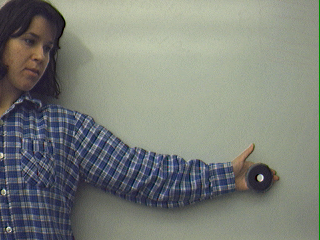
#> input picture Lab 1.2/armD32im1/1.png, 320 x 240 px, given in place of %d.png, which was not available
$ python Tracker_Pyramid.py
#> lines starting #> are read from the running program, lines starting #| are printed output that depends on the picture; pictures that were not available may be replaced by others from this repository, and a replacement may not be noted
from matplotlib.image import BboxImage
import cv2
import numpy as np
from time import sleep
import matplotlib.pyplot as plt
from math import ceil, floor

data_loc = "./data/0_Easy/"
data_suffix = "box"

# cam = cv2.VideoCapture(data_loc + f"{data_suffix}/frame%05d.jpg")
cam = cv2.VideoCapture("armD32im1/%d.png")
# cam = cv2.VideoCapture("Flowers/%d.png")
# cam = cv2.VideoCapture("./data/0_Easy/book3/frame%05d.jpg")

# cam = cv2.VideoCapture(0)
cv2.namedWindow("test")
img_counter = 0
prev_img = None
VERBOSE = False

thresh = 2.50

# [16 lines of commented-out code are left out]
# [104 lines left out: functions pad_with, get_region, maintin_shape, pyr_track, LK, not called in this run]

ret, frame = cam.read()
#> frame is the input picture: shape (240, 320, 3); mean B, G, R 121.5, 128.8, 124.4
frame = cv2.cvtColor(frame, cv2.COLOR_BGR2GRAY)
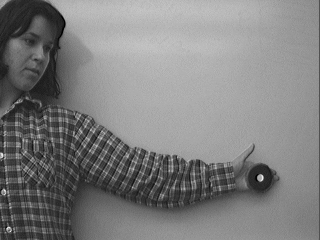
#> frame: shape (240, 320); min 0, max 240, mean 126.7
prev_img = frame

# get the gradients of the image in both x, y=mp4
if VERBOSE: print(np.gradient(np.float32(frame)))
dy, dx = np.gradient(np.float32(frame))
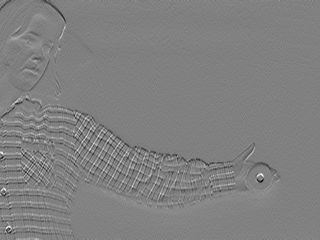
#> dy: shape (240, 320) float32; min -93.5, max 91.5, mean -0.2; drawn with min black and max white
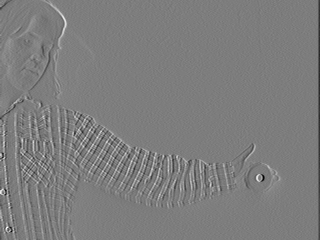
#> dx: shape (240, 320) float32; min -100.5, max 103.5, mean 0; drawn with min black and max white
img_h, img_w = dx.shape
#> img_h = 240; img_w = 320

epsilon = 0.001
# epsilon = 1e-5
#> (the run stopped early here; a loop or call above may not have finished)
